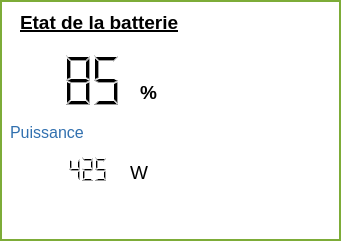
     <widget class="QWidget" name="Battery" native="true">
      <property name="geometry">
       <rect>
        <x>10</x>
        <y>310</y>
        <width>341</width>
        <height>241</height>
       </rect>
      </property>
      <property name="styleSheet">
       <string notr="true">background-color: rgb(255, 255, 255);border:2px solid rgb(125, 172, 56);</string>
      </property>
      <widget class="QLabel" name="batIMG">
       <property name="geometry">
        <rect>
         <x>219</x>
         <y>30</y>
         <width>101</width>
         <height>101</height>
        </rect>
       </property>
       <property name="styleSheet">
        <string notr="true">border:0px ;</string>
       </property>
       <property name="text">
        <string/>
       </property>
       <property name="pixmap">
        <pixmap>images/battery3.png</pixmap>
       </property>
       <property name="scaledContents">
        <bool>true</bool>
       </property>
      </widget>
      <widget class="QLabel" name="label_69">
       <property name="geometry">
        <rect>
         <x>20</x>
         <y>10</y>
         <width>171</width>
         <height>25</height>
        </rect>
       </property>
       <property name="font">
        <font>
         <family>Arial</family>
         <pointsize>14</pointsize>
         <weight>75</weight>
         <bold>true</bold>
         <underline>true</underline>
        </font>
       </property>
       <property name="styleSheet">
        <string notr="true">color:  rgb(0, 0, 0);border:0px ;</string>
       </property>
       <property name="text">
        <string>Etat de la batterie</string>
       </property>
      </widget>
      <widget class="QLabel" name="label_65">
       <property name="geometry">
        <rect>
         <x>140</x>
         <y>80</y>
         <width>30</width>
         <height>25</height>
        </rect>
       </property>
       <property name="font">
        <font>
         <pointsize>14</pointsize>
         <weight>75</weight>
         <bold>true</bold>
        </font>
       </property>
       <property name="styleSheet">
        <string notr="true">color: rgb(0, 0, 0);border:0px ;</string>
       </property>
       <property name="text">
        <string>%</string>
       </property>
      </widget>
      <widget class="QLCDNumber" name="batterieLevel">
       <property name="geometry">
        <rect>
         <x>4</x>
         <y>50</y>
         <width>120</width>
         <height>60</height>
        </rect>
       </property>
       <property name="styleSheet">
        <string notr="true">color: rgb(0, 0, 0);border:0px ;</string>
       </property>
       <property name="digitCount">
        <number>4</number>
       </property>
       <property name="value" stdset="0">
        <double>85.000000000000000</double>
       </property>
      </widget>
      <widget class="QLCDNumber" name="batteriePower">
       <property name="geometry">
        <rect>
         <x>11</x>
         <y>154</y>
         <width>101</width>
         <height>31</height>
        </rect>
       </property>
       <property name="styleSheet">
        <string notr="true">color: rgb(0, 0, 0);border:0px ;</string>
       </property>
       <property name="digitCount">
        <number>7</number>
       </property>
       <property name="value" stdset="0">
        <double>425.000000000000000</double>
       </property>
      </widget>
      <widget class="QLabel" name="label_41">
       <property name="geometry">
        <rect>
         <x>130</x>
         <y>160</y>
         <width>31</width>
         <height>25</height>
        </rect>
       </property>
       <property name="font">
        <font>
         <pointsize>14</pointsize>
         <weight>50</weight>
         <bold>false</bold>
        </font>
       </property>
       <property name="styleSheet">
        <string notr="true">color: rgb(0, 0, 0);border:0px ;</string>
       </property>
       <property name="text">
        <string>W</string>
       </property>
      </widget>
      <widget class="QLabel" name="label_28">
       <property name="geometry">
        <rect>
         <x>10</x>
         <y>120</y>
         <width>101</width>
         <height>25</height>
        </rect>
       </property>
       <property name="font">
        <font>
         <family>Arial</family>
         <pointsize>12</pointsize>
        </font>
       </property>
       <property name="styleSheet">
        <string notr="true">color: rgb(49, 112, 175);border:0px ;</string>
       </property>
       <property name="text">
        <string>Puissance</string>
       </property>
      </widget>
     </widget>
